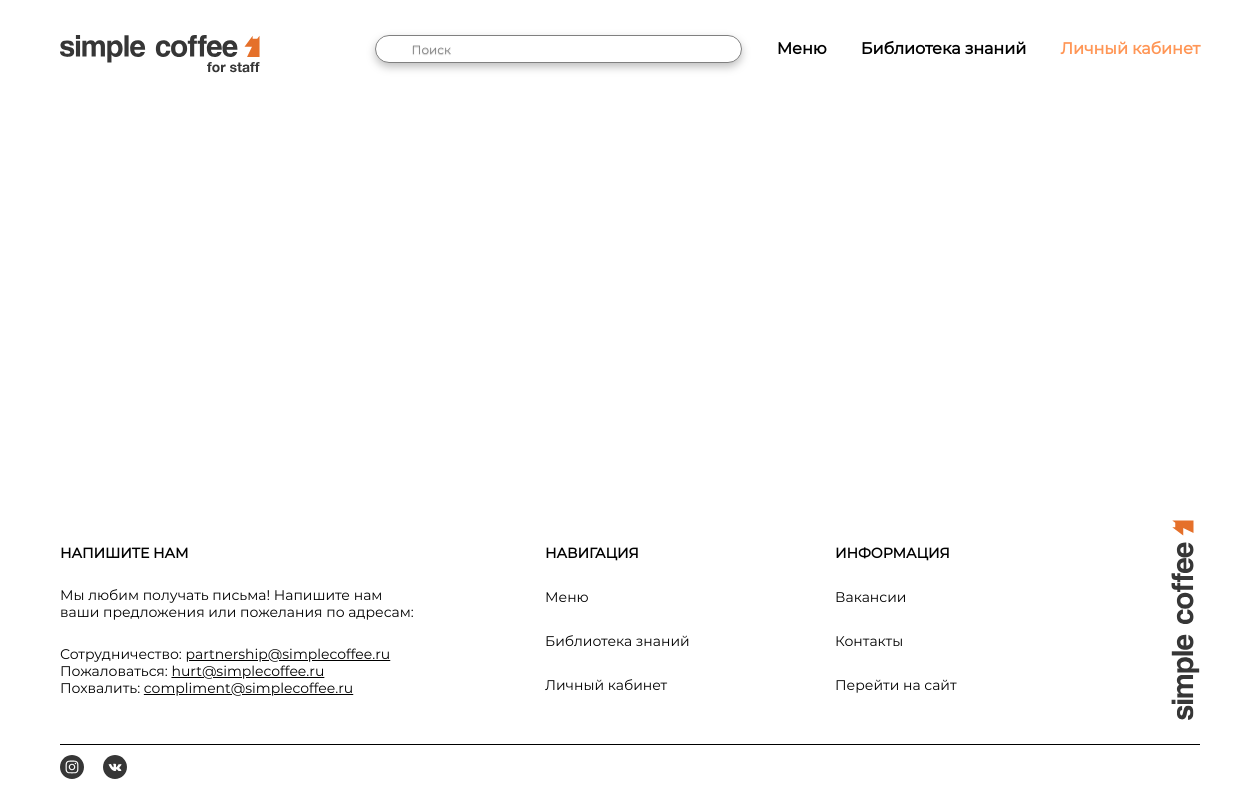
Page /course/2/ on the earlier database version.
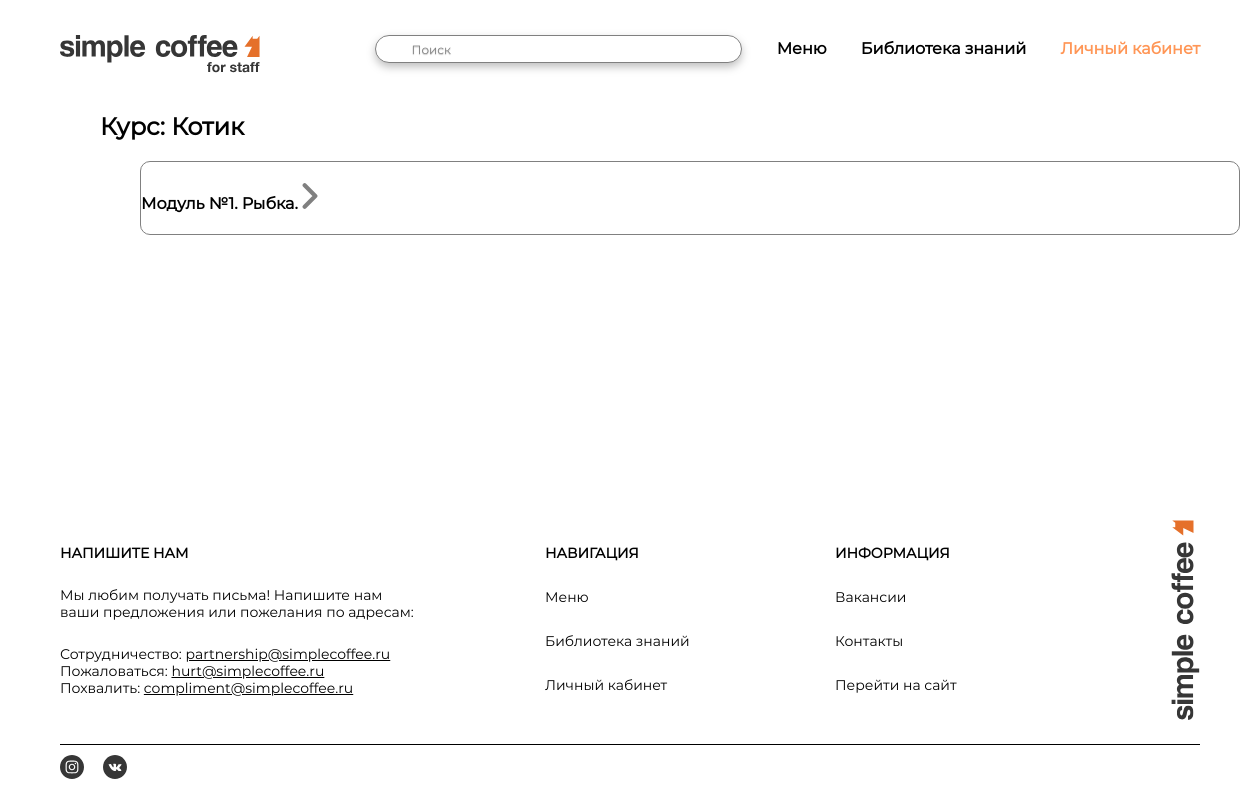
Same page on the later database version.
### main/models.py (models this page shows, shortened)
class Module(models.Model):
    module = models.AutoField(primary_key=True, verbose_name='ID')
    parent = models.ForeignKey('Course', on_delete=models.PROTECT, null=True, verbose_name='Курс')
    module_name = models.CharField(max_length=100, default='Title of module', verbose_name='Название')
    order_course = models.PositiveIntegerField(verbose_name='Номер в курсе', null=True, blank=True)
    def get_absolute_url(self):
        return reverse('module', kwargs={'module_id': self.pk})
    class Meta:
        verbose_name = 'Модуль'
        verbose_name_plural = 'Модули'

class Course(models.Model):
    course = models.PositiveIntegerField(primary_key=True)
    title = models.CharField(max_length=100, default='Title')
    role = models.ForeignKey('Role', on_delete=models.PROTECT, null=True)
    def __str__(self):
        return self.title
    class Meta:
        verbose_name = 'Курс'
        verbose_name_plural = 'Курсы'

### main/views.py (the view)
# urls.py: path('course/<int:course_id>/', views.show_course, name='course'),
def show_course(request, course_id):
    modules = Module.objects.filter(parent=course_id)
    return render(request, 'main/courses.html', {'modules': modules})

### main/templates/main/courses.html (shortened to what this page needs)
{% extends 'main/layout.html' %}
{% load static %}
{% block content %}
    {% for module in modules|slice:"0:1" %}
        <h2>Курс: {{ module.parent }}</h2>
    {% endfor %}
    {% for module in modules %}
    <ul style="list-style:none; ">
        <li >
            <div class="outline"
            style="
            border: 1.5px solid #808080;
            border-radius: 10px;">
            <h4>
                <a href="{{ module.get_absolute_url }}"
                    style="
                    text-decoration:none;
                    color: black;">
                Модуль №{{ module.order_course }}. {{ module.module_name }}.
                </a>
            <a href="{{ module.get_absolute_url }}">
                     <img src="{% static 'main/img/Vector.svg' %}" style=" align-self: end;">
            </a>
            </h4>
            </div>
        </li>
    </ul>
    {% endfor %}
{% endblock %}

Differences in the rows shown:
added Module: parent "Котик", order_course "1", module_name "Рыбка"
